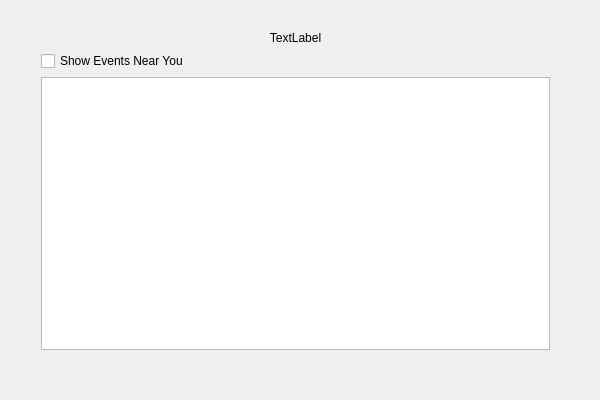
<?xml version="1.0" encoding="UTF-8"?>
<ui version="4.0">
 <class>PersonsWindowClass</class>
 <widget class="QWidget" name="PersonsWindowClass">
  <property name="geometry">
   <rect>
    <x>0</x>
    <y>0</y>
    <width>600</width>
    <height>400</height>
   </rect>
  </property>
  <property name="windowTitle">
   <string>PersonsWindow</string>
  </property>
  <widget class="QWidget" name="verticalLayoutWidget">
   <property name="geometry">
    <rect>
     <x>30</x>
     <y>20</y>
     <width>531</width>
     <height>341</height>
    </rect>
   </property>
   <layout class="QVBoxLayout" name="verticalLayout">
    <item>
     <widget class="QLabel" name="locationLabel">
      <property name="text">
       <string>TextLabel</string>
      </property>
      <property name="alignment">
       <set>Qt::AlignmentFlag::AlignCenter</set>
      </property>
     </widget>
    </item>
    <item>
     <widget class="QCheckBox" name="nearEventsCheckBox">
      <property name="text">
       <string>Show Events Near You</string>
      </property>
     </widget>
    </item>
    <item>
     <widget class="QListWidget" name="listWidget"/>
    </item>
   </layout>
  </widget>
 </widget>
 <layoutdefault spacing="6" margin="11"/>
 <resources/>
 <connections/>
</ui>
